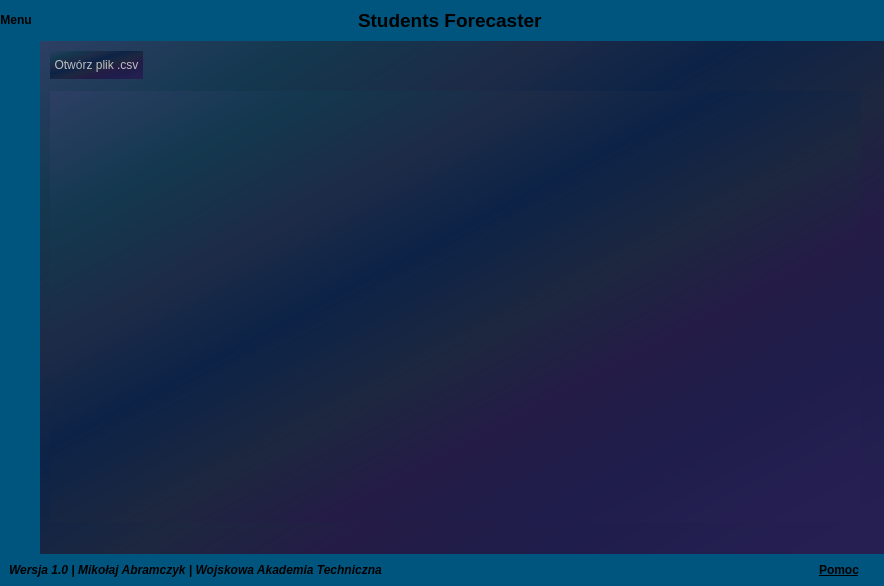
<?xml version="1.0" encoding="UTF-8"?>
<ui version="4.0">
 <class>MainWindow</class>
 <widget class="QMainWindow" name="MainWindow">
  <property name="geometry">
   <rect>
    <x>0</x>
    <y>0</y>
    <width>884</width>
    <height>586</height>
   </rect>
  </property>
  <property name="windowTitle">
   <string>Students Forecaster</string>
  </property>
  <property name="windowIcon">
   <iconset resource="../icons/design/design.qrc">
    <normaloff>:/Feather2/Feather2/trending-up.svg</normaloff>:/Feather2/Feather2/trending-up.svg</iconset>
  </property>
  <property name="styleSheet">
   <string notr="true">*{
	border: none;
}</string>
  </property>
  <widget class="QWidget" name="centralwidget">
   <property name="maximumSize">
    <size>
     <width>16666666</width>
     <height>16777215</height>
    </size>
   </property>
   <property name="layoutDirection">
    <enum>Qt::RightToLeft</enum>
   </property>
   <layout class="QVBoxLayout" name="verticalLayout">
    <property name="spacing">
     <number>0</number>
    </property>
    <property name="leftMargin">
     <number>0</number>
    </property>
    <property name="topMargin">
     <number>0</number>
    </property>
    <property name="rightMargin">
     <number>0</number>
    </property>
    <property name="bottomMargin">
     <number>0</number>
    </property>
    <item alignment="Qt::AlignTop">
     <widget class="QFrame" name="header_main_frame">
      <property name="styleSheet">
       <string notr="true">background-color: rgb(0, 85, 127);</string>
      </property>
      <property name="frameShape">
       <enum>QFrame::NoFrame</enum>
      </property>
      <property name="frameShadow">
       <enum>QFrame::Raised</enum>
      </property>
      <layout class="QHBoxLayout" name="horizontalLayout">
       <property name="spacing">
        <number>0</number>
       </property>
       <property name="leftMargin">
        <number>0</number>
       </property>
       <property name="topMargin">
        <number>0</number>
       </property>
       <property name="rightMargin">
        <number>0</number>
       </property>
       <property name="bottomMargin">
        <number>0</number>
       </property>
       <item alignment="Qt::AlignLeft">
        <widget class="QFrame" name="header_right_frame">
         <property name="font">
          <font>
           <weight>50</weight>
           <bold>false</bold>
          </font>
         </property>
         <property name="frameShape">
          <enum>QFrame::StyledPanel</enum>
         </property>
         <property name="frameShadow">
          <enum>QFrame::Raised</enum>
         </property>
         <layout class="QHBoxLayout" name="horizontalLayout_2">
          <property name="spacing">
           <number>11</number>
          </property>
          <property name="leftMargin">
           <number>0</number>
          </property>
          <property name="topMargin">
           <number>0</number>
          </property>
          <property name="rightMargin">
           <number>0</number>
          </property>
          <property name="bottomMargin">
           <number>0</number>
          </property>
          <item>
           <widget class="QPushButton" name="close_window_button">
            <property name="font">
             <font>
              <weight>75</weight>
              <bold>true</bold>
             </font>
            </property>
            <property name="text">
             <string/>
            </property>
            <property name="icon">
             <iconset resource="../icons/design/design.qrc">
              <normaloff>:/Feather/x.svg</normaloff>:/Feather/x.svg</iconset>
            </property>
            <property name="iconSize">
             <size>
              <width>16</width>
              <height>16</height>
             </size>
            </property>
           </widget>
          </item>
          <item>
           <widget class="QPushButton" name="restore_window_button">
            <property name="font">
             <font>
              <weight>75</weight>
              <bold>true</bold>
             </font>
            </property>
            <property name="text">
             <string/>
            </property>
            <property name="icon">
             <iconset resource="../icons/design/design.qrc">
              <normaloff>:/Feather/maximize.svg</normaloff>:/Feather/maximize.svg</iconset>
            </property>
            <property name="iconSize">
             <size>
              <width>16</width>
              <height>16</height>
             </size>
            </property>
           </widget>
          </item>
          <item>
           <widget class="QPushButton" name="minimaze_window_button">
            <property name="font">
             <font>
              <weight>75</weight>
              <bold>true</bold>
             </font>
            </property>
            <property name="text">
             <string/>
            </property>
            <property name="icon">
             <iconset resource="../icons/design/design.qrc">
              <normaloff>:/Feather2/Feather2/minus.svg</normaloff>:/Feather2/Feather2/minus.svg</iconset>
            </property>
            <property name="iconSize">
             <size>
              <width>16</width>
              <height>16</height>
             </size>
            </property>
           </widget>
          </item>
         </layout>
        </widget>
       </item>
       <item alignment="Qt::AlignHCenter">
        <widget class="QFrame" name="header_center_frame">
         <property name="frameShape">
          <enum>QFrame::StyledPanel</enum>
         </property>
         <property name="frameShadow">
          <enum>QFrame::Raised</enum>
         </property>
         <layout class="QHBoxLayout" name="horizontalLayout_3">
          <item>
           <widget class="QLabel" name="label_2">
            <property name="font">
             <font>
              <pointsize>14</pointsize>
              <weight>75</weight>
              <bold>true</bold>
             </font>
            </property>
            <property name="text">
             <string>Students Forecaster</string>
            </property>
           </widget>
          </item>
          <item>
           <widget class="QLabel" name="label">
            <property name="font">
             <font>
              <pointsize>14</pointsize>
             </font>
            </property>
            <property name="text">
             <string/>
            </property>
            <property name="pixmap">
             <pixmap resource="../icons/design/design.qrc">:/Feather2/Feather2/trending-up.svg</pixmap>
            </property>
           </widget>
          </item>
         </layout>
        </widget>
       </item>
       <item alignment="Qt::AlignRight">
        <widget class="QFrame" name="header_left_frame">
         <property name="frameShape">
          <enum>QFrame::StyledPanel</enum>
         </property>
         <property name="frameShadow">
          <enum>QFrame::Raised</enum>
         </property>
         <layout class="QHBoxLayout" name="horizontalLayout_4">
          <property name="spacing">
           <number>0</number>
          </property>
          <property name="leftMargin">
           <number>0</number>
          </property>
          <property name="topMargin">
           <number>0</number>
          </property>
          <property name="rightMargin">
           <number>0</number>
          </property>
          <property name="bottomMargin">
           <number>0</number>
          </property>
          <item>
           <widget class="QPushButton" name="pushButton">
            <property name="font">
             <font>
              <weight>75</weight>
              <bold>true</bold>
             </font>
            </property>
            <property name="text">
             <string>Menu</string>
            </property>
            <property name="icon">
             <iconset resource="../icons/design/design.qrc">
              <normaloff>:/Production/production/align_left.svg</normaloff>:/Production/production/align_left.svg</iconset>
            </property>
            <property name="iconSize">
             <size>
              <width>32</width>
              <height>32</height>
             </size>
            </property>
           </widget>
          </item>
         </layout>
        </widget>
       </item>
      </layout>
     </widget>
    </item>
    <item>
     <widget class="QFrame" name="body_main_frame">
      <property name="sizePolicy">
       <sizepolicy hsizetype="Preferred" vsizetype="Expanding">
        <horstretch>0</horstretch>
        <verstretch>0</verstretch>
       </sizepolicy>
      </property>
      <property name="frameShape">
       <enum>QFrame::NoFrame</enum>
      </property>
      <property name="frameShadow">
       <enum>QFrame::Raised</enum>
      </property>
      <layout class="QHBoxLayout" name="horizontalLayout_8">
       <property name="spacing">
        <number>0</number>
       </property>
       <property name="leftMargin">
        <number>0</number>
       </property>
       <property name="topMargin">
        <number>0</number>
       </property>
       <property name="rightMargin">
        <number>0</number>
       </property>
       <property name="bottomMargin">
        <number>0</number>
       </property>
       <item>
        <widget class="QFrame" name="right_frame_2">
         <property name="styleSheet">
          <string notr="true">background-color: rgb(0, 85, 127);</string>
         </property>
         <property name="frameShape">
          <enum>QFrame::StyledPanel</enum>
         </property>
         <property name="frameShadow">
          <enum>QFrame::Raised</enum>
         </property>
        </widget>
       </item>
       <item>
        <widget class="QFrame" name="main_body_contents">
         <property name="frameShape">
          <enum>QFrame::StyledPanel</enum>
         </property>
         <property name="frameShadow">
          <enum>QFrame::Raised</enum>
         </property>
         <layout class="QVBoxLayout" name="verticalLayout_2">
          <property name="spacing">
           <number>0</number>
          </property>
          <property name="leftMargin">
           <number>0</number>
          </property>
          <property name="topMargin">
           <number>0</number>
          </property>
          <property name="rightMargin">
           <number>0</number>
          </property>
          <property name="bottomMargin">
           <number>0</number>
          </property>
          <item>
           <widget class="QStackedWidget" name="stackedWidget">
            <property name="styleSheet">
             <string notr="true">background-color: qlineargradient(spread:pad, x1:0, y1:0, x2:1, y2:1, stop:0 rgba(45, 63, 100, 255), stop:0.159204 rgba(19, 56, 79, 255), stop:0.298507 rgba(29, 43, 71, 255), stop:0.412935 rgba(12, 35, 71, 255), stop:0.552239 rgba(29, 39, 63, 255), stop:0.666667 rgba(36, 28, 70, 255), stop:0.800995 rgba(31, 29, 76, 255), stop:0.970149 rgba(38, 32, 82, 255));</string>
            </property>
            <property name="currentIndex">
             <number>0</number>
            </property>
            <widget class="QWidget" name="import_page">
             <property name="enabled">
              <bool>false</bool>
             </property>
             <widget class="QPushButton" name="open_button">
              <property name="geometry">
               <rect>
                <x>10</x>
                <y>10</y>
                <width>93</width>
                <height>28</height>
               </rect>
              </property>
              <property name="text">
               <string>Otwórz plik .csv</string>
              </property>
             </widget>
             <widget class="QTableView" name="input_table">
              <property name="geometry">
               <rect>
                <x>10</x>
                <y>50</y>
                <width>811</width>
                <height>431</height>
               </rect>
              </property>
             </widget>
            </widget>
            <widget class="QWidget" name="prop_page"/>
            <widget class="QWidget" name="score_page"/>
           </widget>
          </item>
         </layout>
        </widget>
       </item>
       <item alignment="Qt::AlignRight">
        <widget class="QFrame" name="right_frame">
         <property name="minimumSize">
          <size>
           <width>40</width>
           <height>0</height>
          </size>
         </property>
         <property name="maximumSize">
          <size>
           <width>40</width>
           <height>16777215</height>
          </size>
         </property>
         <property name="styleSheet">
          <string notr="true">background-color: rgb(0, 85, 127);</string>
         </property>
         <property name="frameShape">
          <enum>QFrame::StyledPanel</enum>
         </property>
         <property name="frameShadow">
          <enum>QFrame::Raised</enum>
         </property>
         <layout class="QHBoxLayout" name="horizontalLayout_9">
          <property name="spacing">
           <number>0</number>
          </property>
          <property name="leftMargin">
           <number>0</number>
          </property>
          <property name="topMargin">
           <number>0</number>
          </property>
          <property name="rightMargin">
           <number>0</number>
          </property>
          <property name="bottomMargin">
           <number>0</number>
          </property>
          <item alignment="Qt::AlignLeft|Qt::AlignTop">
           <widget class="QFrame" name="left_menu">
            <property name="minimumSize">
             <size>
              <width>200</width>
              <height>0</height>
             </size>
            </property>
            <property name="frameShape">
             <enum>QFrame::StyledPanel</enum>
            </property>
            <property name="frameShadow">
             <enum>QFrame::Raised</enum>
            </property>
            <layout class="QGridLayout" name="gridLayout">
             <property name="leftMargin">
              <number>0</number>
             </property>
             <property name="topMargin">
              <number>0</number>
             </property>
             <property name="rightMargin">
              <number>0</number>
             </property>
             <property name="bottomMargin">
              <number>0</number>
             </property>
             <property name="spacing">
              <number>0</number>
             </property>
             <item row="2" column="1">
              <widget class="QPushButton" name="score_button">
               <property name="text">
                <string/>
               </property>
               <property name="icon">
                <iconset resource="../icons/design/design.qrc">
                 <normaloff>:/Design/tasks.svg</normaloff>:/Design/tasks.svg</iconset>
               </property>
               <property name="iconSize">
                <size>
                 <width>36</width>
                 <height>36</height>
                </size>
               </property>
              </widget>
             </item>
             <item row="2" column="0">
              <widget class="QLabel" name="label_6">
               <property name="font">
                <font>
                 <pointsize>12</pointsize>
                 <weight>75</weight>
                 <bold>true</bold>
                </font>
               </property>
               <property name="text">
                <string>Wyniki</string>
               </property>
              </widget>
             </item>
             <item row="0" column="0">
              <widget class="QLabel" name="label_4">
               <property name="font">
                <font>
                 <pointsize>12</pointsize>
                 <weight>75</weight>
                 <bold>true</bold>
                </font>
               </property>
               <property name="text">
                <string>Importuj plik</string>
               </property>
              </widget>
             </item>
             <item row="1" column="0">
              <widget class="QLabel" name="label_5">
               <property name="font">
                <font>
                 <pointsize>12</pointsize>
                 <weight>75</weight>
                 <bold>true</bold>
                </font>
               </property>
               <property name="text">
                <string>Opcje prognozy</string>
               </property>
              </widget>
             </item>
             <item row="1" column="1">
              <widget class="QPushButton" name="properties_button">
               <property name="text">
                <string/>
               </property>
               <property name="icon">
                <iconset resource="../icons/design/design.qrc">
                 <normaloff>:/Feather2/Feather2/tool.svg</normaloff>:/Feather2/Feather2/tool.svg</iconset>
               </property>
               <property name="iconSize">
                <size>
                 <width>36</width>
                 <height>36</height>
                </size>
               </property>
              </widget>
             </item>
             <item row="0" column="1">
              <widget class="QPushButton" name="import_button">
               <property name="text">
                <string/>
               </property>
               <property name="icon">
                <iconset resource="../icons/design/design.qrc">
                 <normaloff>:/Design/opened_folder.svg</normaloff>:/Design/opened_folder.svg</iconset>
               </property>
               <property name="iconSize">
                <size>
                 <width>36</width>
                 <height>36</height>
                </size>
               </property>
              </widget>
             </item>
            </layout>
           </widget>
          </item>
         </layout>
        </widget>
       </item>
      </layout>
     </widget>
    </item>
    <item alignment="Qt::AlignBottom">
     <widget class="QFrame" name="footer_main_frame">
      <property name="styleSheet">
       <string notr="true">background-color: rgb(0, 85, 127);</string>
      </property>
      <property name="frameShape">
       <enum>QFrame::NoFrame</enum>
      </property>
      <property name="frameShadow">
       <enum>QFrame::Raised</enum>
      </property>
      <layout class="QHBoxLayout" name="horizontalLayout_5">
       <item alignment="Qt::AlignBottom">
        <widget class="QFrame" name="size_grip">
         <property name="minimumSize">
          <size>
           <width>10</width>
           <height>10</height>
          </size>
         </property>
         <property name="maximumSize">
          <size>
           <width>10</width>
           <height>10</height>
          </size>
         </property>
         <property name="frameShape">
          <enum>QFrame::StyledPanel</enum>
         </property>
         <property name="frameShadow">
          <enum>QFrame::Raised</enum>
         </property>
        </widget>
       </item>
       <item alignment="Qt::AlignLeft">
        <widget class="QFrame" name="footer_right_frame">
         <property name="frameShape">
          <enum>QFrame::StyledPanel</enum>
         </property>
         <property name="frameShadow">
          <enum>QFrame::Raised</enum>
         </property>
         <layout class="QHBoxLayout" name="horizontalLayout_7">
          <property name="spacing">
           <number>0</number>
          </property>
          <property name="leftMargin">
           <number>0</number>
          </property>
          <property name="topMargin">
           <number>0</number>
          </property>
          <property name="rightMargin">
           <number>0</number>
          </property>
          <property name="bottomMargin">
           <number>0</number>
          </property>
          <item>
           <widget class="QPushButton" name="pushButton_2">
            <property name="font">
             <font>
              <weight>75</weight>
              <bold>true</bold>
              <underline>true</underline>
             </font>
            </property>
            <property name="text">
             <string>Pomoc</string>
            </property>
           </widget>
          </item>
         </layout>
        </widget>
       </item>
       <item>
        <widget class="QFrame" name="footer_left_frame">
         <property name="frameShape">
          <enum>QFrame::StyledPanel</enum>
         </property>
         <property name="frameShadow">
          <enum>QFrame::Raised</enum>
         </property>
         <layout class="QHBoxLayout" name="horizontalLayout_6">
          <property name="spacing">
           <number>0</number>
          </property>
          <property name="leftMargin">
           <number>0</number>
          </property>
          <property name="topMargin">
           <number>0</number>
          </property>
          <property name="rightMargin">
           <number>0</number>
          </property>
          <property name="bottomMargin">
           <number>0</number>
          </property>
          <item alignment="Qt::AlignRight">
           <widget class="QLabel" name="label_3">
            <property name="font">
             <font>
              <family>Arial</family>
              <weight>75</weight>
              <italic>true</italic>
              <bold>true</bold>
              <underline>false</underline>
              <strikeout>false</strikeout>
              <kerning>true</kerning>
             </font>
            </property>
            <property name="text">
             <string>Wersja 1.0 | Mikołaj Abramczyk | Wojskowa Akademia Techniczna </string>
            </property>
           </widget>
          </item>
         </layout>
        </widget>
       </item>
      </layout>
     </widget>
    </item>
   </layout>
  </widget>
  <action name="actionEdit">
   <property name="text">
    <string>Edit</string>
   </property>
  </action>
  <action name="actionNew">
   <property name="text">
    <string>New</string>
   </property>
   <property name="statusTip">
    <string>Create a new file</string>
   </property>
  </action>
  <action name="actionSave">
   <property name="text">
    <string>Save</string>
   </property>
   <property name="statusTip">
    <string>Save a file</string>
   </property>
   <property name="shortcut">
    <string>Ctrl+S</string>
   </property>
  </action>
  <action name="actionCopy">
   <property name="text">
    <string>Copy</string>
   </property>
   <property name="statusTip">
    <string>Copy a file</string>
   </property>
   <property name="shortcut">
    <string>Ctrl+C</string>
   </property>
  </action>
  <action name="actionPaste">
   <property name="text">
    <string>Paste</string>
   </property>
   <property name="statusTip">
    <string>Paste a file</string>
   </property>
   <property name="shortcut">
    <string>Ctrl+V</string>
   </property>
  </action>
 </widget>
 <resources>
  <include location="../icons/icons.qrc"/>
  <include location="../icons/design/design.qrc"/>
 </resources>
 <connections/>
</ui>
